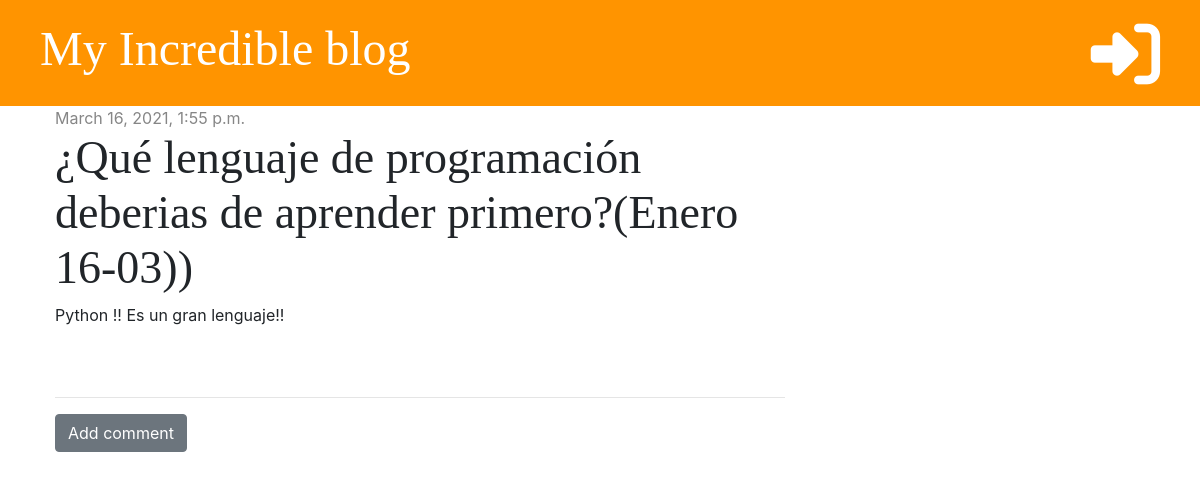
/post/1/, run on an earlier commit of the app's database.
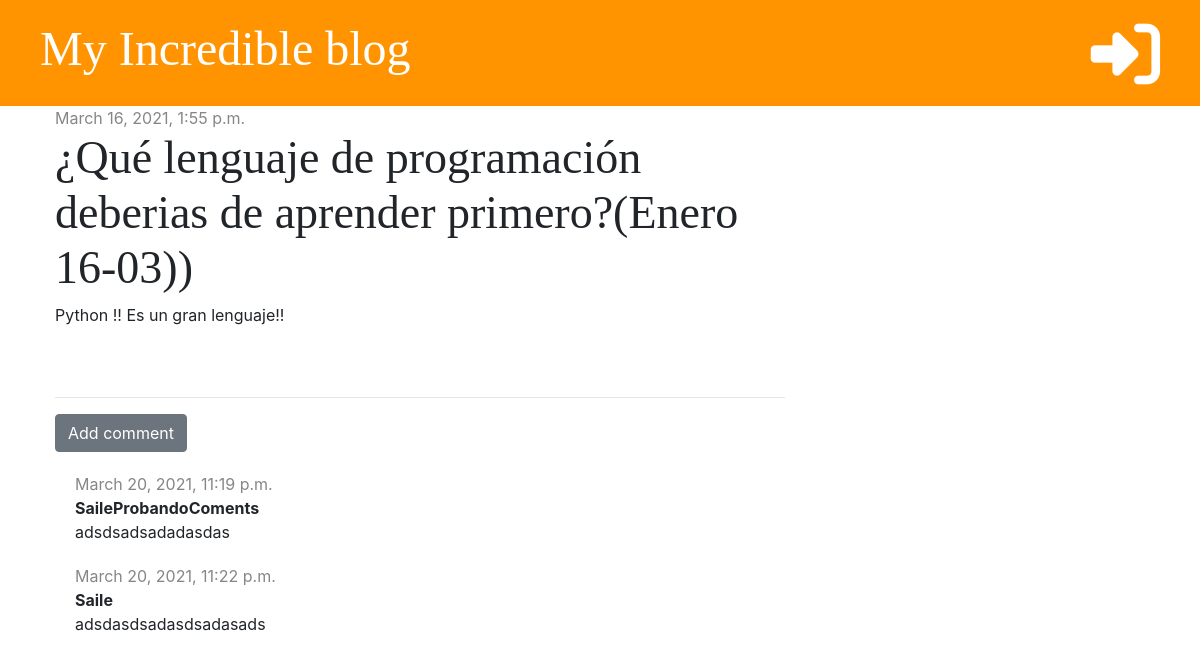
And on a later commit of the database.
### blog/models.py (models this page shows, shortened)
class Comment(models.Model):
    post = models.ForeignKey(
        'blog.Post', on_delete=models.CASCADE, related_name='comments')
    author = models.CharField(max_length=200)
    text = models.TextField()
    created_date = models.DateTimeField(default=timezone.now)
    approved = models.BooleanField(default=False)

### blog/views.py (the view)
# urls.py: path('post/<int:pk>/', views.post_detail, name='post_detail'),
def post_detail(request, pk):
    post = get_object_or_404(Post, pk=pk)
    stuff_for_frontend = {'post': post}
    return render(request, 'blog/post_detail.html', stuff_for_frontend)

### blog/templates/blog/post_detail.html (shortened to what this page needs)
{% extends 'blog/base.html' %}
{% block content %}
<div class="post">
    {% if post.published_date %}
    <div class="date">
        {{post.published_date}}
    </div>
    {% else %}
    <a href="{% url 'post_publish' pk=post.pk %}" class="btn btn-primary">Publish</a>
    {% endif %}
    <h1>{{post.title}}</h1>
    <p>{{post.text|linebreaksbr}}</p>
</div>
<hr>
<a href="{% url 'add_comment_to_post' pk=post.pk %}" class="btn btn-secondary">Add comment</a>
{% for comment in post.comments.all %}
{% if user.is_authenticated or comment.approved %}
<div class="comment">
    <div class="date">
        {{comment.created_date}}
    </div>
    <strong>{{comment.author}}</strong>
    <p>{{comment.text}}</p>
</div>
{% endif %}
{% empty %}
<p>No comments yet...</p>
{% endfor %}
{% endblock %}

What changed in the data, as far as the page shows it:
added Comment: created_date "March 20, 2021, 11:19 p.m.", author "SaileProbandoComents", text "adsdsadsadadasdas"
added Comment: created_date "March 20, 2021, 11:22 p.m.", author "Saile", text "adsdasdsadasdsadasads"
